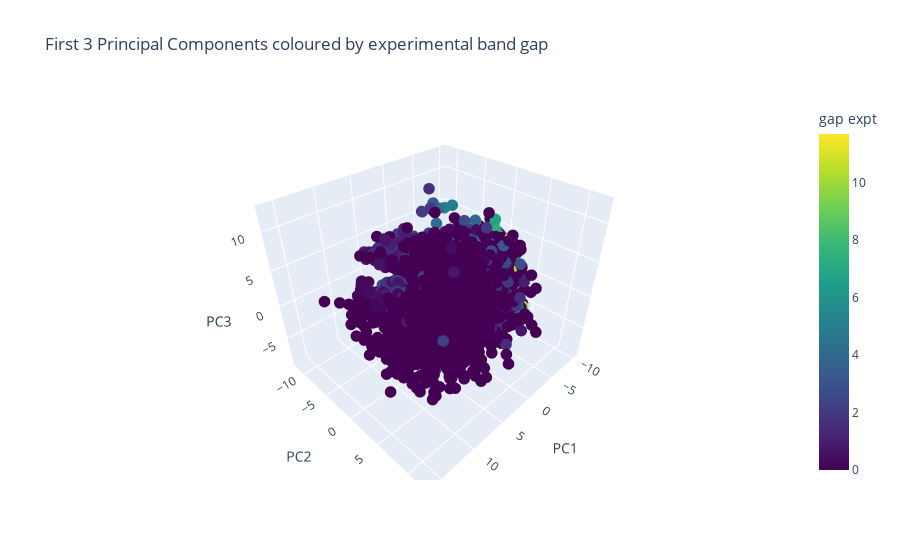

The code cell stored with this chart in its notebook:
### Code cell
import plotly.express as px

pc3_df = pca_df[["PC1", "PC2", "PC3", "gap expt"]].copy()
if "formula" in pca_df.columns:
    pc3_df["formula"] = pca_df["formula"]

fig = px.scatter_3d(
    pc3_df,
    x="PC1",
    y="PC2",
    z="PC3",
    color="gap expt",
    color_continuous_scale="Viridis",
    hover_name="formula" if "formula" in pc3_df.columns else None,
    title="First 3 Principal Components coloured by experimental band gap"
)

fig.update_traces(marker=dict(size=4))
fig.show()

### Figure 1 — Plotly figure (JSON) as saved in the notebook; plotly's stock layout.template omitted (floating-point values rounded to 4 significant figures; data arrays with more than 128 entries replaced by an {"elided": "..."} marker saying what was removed)
{"data": [{"hovertemplate": "<b>%{hovertext}</b><br><br>PC1=%{x}<br>PC2=%{y}<br>PC3=%{z}<br>gap expt=%{marker.color}<extra></extra>", "hovertext": {"elided": "4604 str values"}, "legendgroup": "", "marker": {"color": {"elided": "4604 float values"}, "coloraxis": "coloraxis", "size": 4, "symbol": "circle"}, "mode": "markers", "name": "", "scene": "scene", "showlegend": false, "type": "scatter3d", "x": {"elided": "4604 float values"}, "y": {"elided": "4604 float values"}, "z": {"elided": "4604 float values"}}], "layout": {"coloraxis": {"colorbar": {"title": {"text": "gap expt"}}, "colorscale": [[0, "#440154"], [0.1111, "#482878"], [0.2222, "#3e4989"], [0.3333, "#31688e"], [0.4444, "#26828e"], [0.5556, "#1f9e89"], [0.6667, "#35b779"], [0.7778, "#6ece58"], [0.8889, "#b5de2b"], [1, "#fde725"]]}, "legend": {"tracegroupgap": 0}, "scene": {"domain": {"x": [0, 1], "y": [0, 1]}, "xaxis": {"title": {"text": "PC1"}}, "yaxis": {"title": {"text": "PC2"}}, "zaxis": {"title": {"text": "PC3"}}}, "title": {"text": "First 3 Principal Components coloured by experimental band gap"}}}
